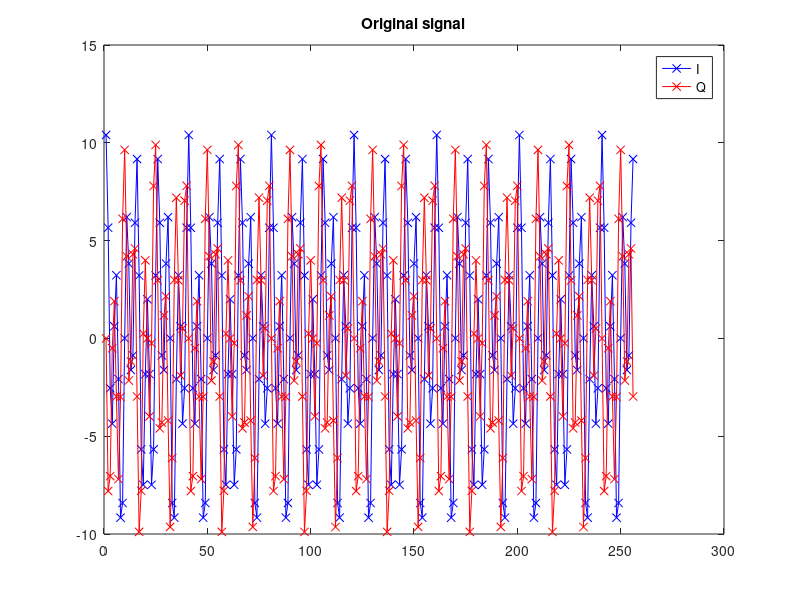
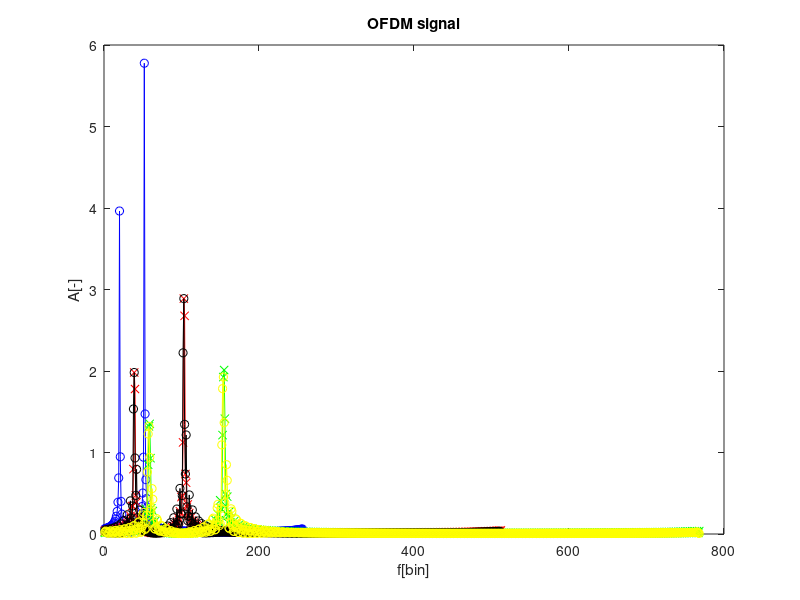

These charts were generated, in order, by the following MATLAB code:
% OFDM generation and demodulation experiment 1

close all;
clear all;

addpath('LJ_SignalFunctions');          %auxiliary functions

M = 4
nLength = 64
alphabet = [0:M-1]

%data = randsrc(1, nLength, alphabet);
%data = [3 3 0 3 3 2 0 2 2 0 3 1 0 0 1 0 1 2 1 3 3 0 3 1 0 3 2 0 3 3 2 2 3 3 0 3 0 3 0 0 3 0 1 2 2 2 0 0 0 0 2 3 3 3 1 3 1 2 0 1 0 0 2 2 2 1 0 1 0 3 3 1 3 2 2 2 3 3 1 1 1 1 3 0 2 2 1 3 3 3 3 2 0 0 1 0];

% pskmod just only map every bit to constellation point
% NO bit grouping into SYMBOL!
%   - if alphabet is only [0 1] it's using points 1+0i and 0+i
%signal = pskmod(data, M, pi/4);

fs = 40e3;
ts = 1/fs;
t = [0:ts:255*ts];
signal = 4.2*exp(i*2*pi*3e3*t) + 6.2*exp(i*2*pi*8e3*t);
signal = conj(signal);              %conjugte signal to get the right bottom spectral part

figure;
plot(real(signal), 'b-x'); hold on;
plot(imag(signal), 'r-x'); hold off;
title('Original signal');
legend('I','Q')

figure;
ofdmSignal256 = ifft(signal,256);           %normal IFFT
ofdmSignal512 = ifft(signal,512);           %added zeros = resampled output signal 2times
ofdmSignal768 = ifft(signal,768);           %3times resampled
plot(abs(ofdmSignal256), 'b-o'); hold on;
plot(abs(ofdmSignal512), 'r-x');
plot(abs(ofdmSignal768), 'g-x');
ofdmSignalResampled2 = resample(ofdmSignal256, 2, 1);    %resampled output signal
ofdmSignalResampled3 = resample(ofdmSignal256, 3, 1);

%resampled signal spectrum after multiplication (to preserve signal energy) MUST BE SAME AS ofdmSignal512
plot(abs(ofdmSignalResampled2)/2, 'black-o');
plot(abs(ofdmSignalResampled3)/3, 'yellow-o'); hold off;
title('OFDM signal'); xlabel('f[bin]'); ylabel('A[-]');
